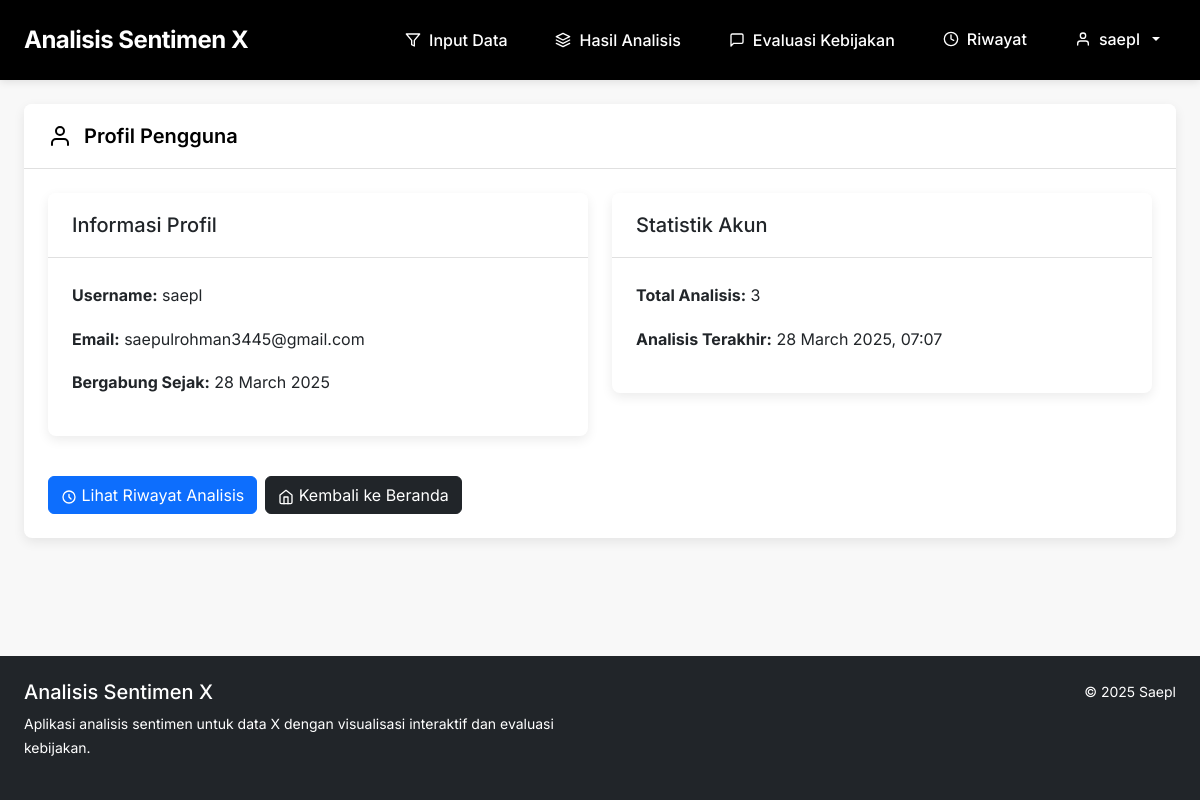
The app's page /profile (signed in), older data.
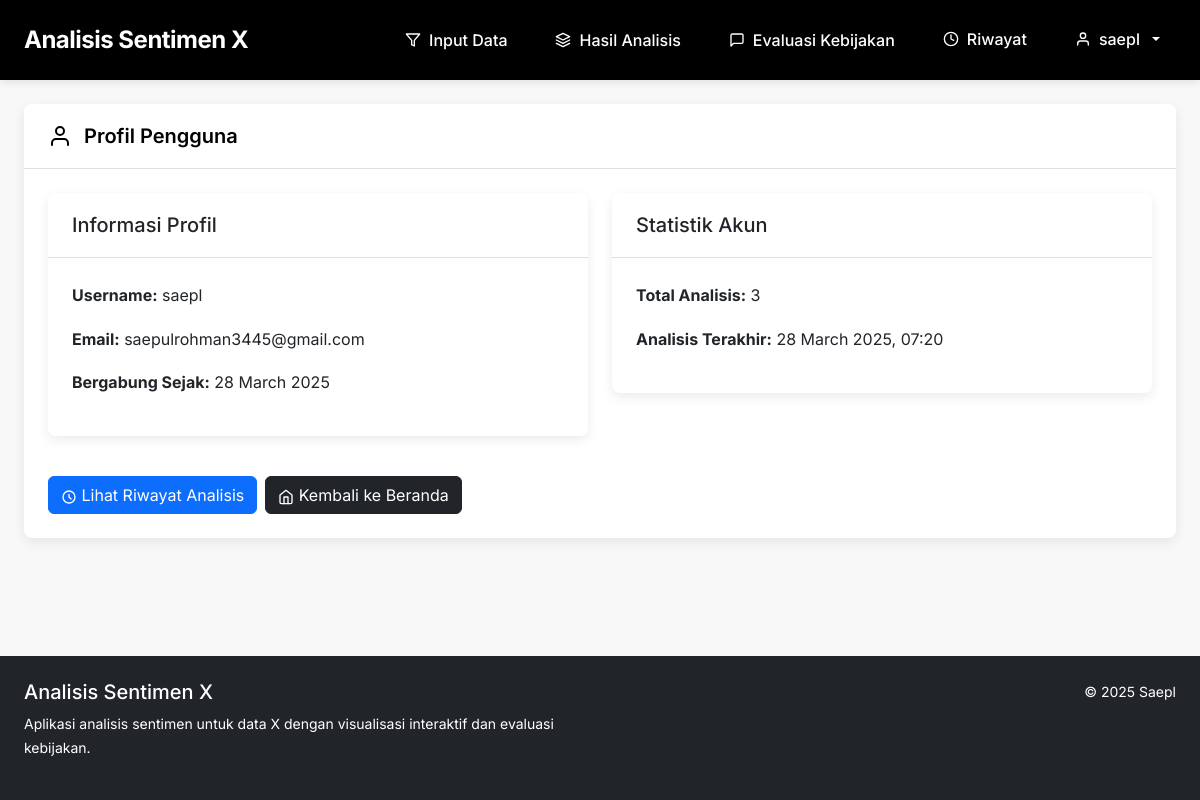
The same page, newer data.
### app/models/database.py (models this page shows, shortened)
class AnalysisHistory(db.Model):
    id = db.Column(db.Integer, primary_key=True)
    title = db.Column(db.String(128), nullable=False)
    description = db.Column(db.Text, nullable=True)
    created_at = db.Column(db.DateTime, default=datetime.utcnow)
    file_path = db.Column(db.String(256), nullable=True)
    result_file_path = db.Column(db.String(256), nullable=True)
    total_tweets = db.Column(db.Integer, default=0)
    positive_count = db.Column(db.Integer, default=0)
    neutral_count = db.Column(db.Integer, default=0)
    negative_count = db.Column(db.Integer, default=0)
    positive_percent = db.Column(db.Float, default=0)
    neutral_percent = db.Column(db.Float, default=0)
    negative_percent = db.Column(db.Float, default=0)
    top_hashtags = db.Column(db.Text, nullable=True)  # Stored as JSON
    top_topics = db.Column(db.Text, nullable=True)    # Stored as JSON
    sentiment_plot = db.Column(db.Text, nullable=True)  # Base64 encoded image
    user_id = db.Column(db.Integer, db.ForeignKey('user.id'), nullable=False)

### app/routes/auth_routes.py (the view)
@auth_bp.route('/profile')
@login_required
def profile():
    last_analysis = None
    if current_user.histories.count() > 0:
        last_analysis = current_user.histories.order_by(AnalysisHistory.created_at.desc()).first()
    return render_template('auth/profile.html', title='Profil', last_analysis=last_analysis)

### app/models/database.py (called while the page is built)
@login_manager.user_loader
def load_user(user_id):
    return User.query.get(int(user_id))

### app/templates/auth/profile.html (shortened to what this page needs)
{% extends "base.html" %}
{% block content %}
<div class="card">
    <div class="card-header">
        <svg xmlns="http://www.w3.org/2000/svg" width="24" height="24" viewBox="0 0 24 24" fill="none" stroke="currentColor" stroke-width="2" stroke-linecap="round" stroke-linejoin="round"><path d="M20 21v-2a4 4 0 0 0-4-4H8a4 4 0 0 0-4 4v2"></path><circle cx="12" cy="7" r="4"></circle></svg>
        <h2 class="card-title">Profil Pengguna</h2>
    </div>
    <div class="card-body">
        <div class="row">
            <div class="col-md-6">
                <div class="card mb-4">
                    <div class="card-header">
                        <h5 class="mb-0">Informasi Profil</h5>
                    </div>
                    <div class="card-body">
                        <p><strong>Username:</strong> {{ current_user.username }}</p>
                        <p><strong>Email:</strong> {{ current_user.email }}</p>
                        <p><strong>Bergabung Sejak:</strong> {{ current_user.created_at.strftime('%d %B %Y') }}</p>
                    </div>
                </div>
            </div>
            <div class="col-md-6">
                <div class="card mb-4">
                    <div class="card-header">
                        <h5 class="mb-0">Statistik Akun</h5>
                    </div>
                    <div class="card-body">
                        <p><strong>Total Analisis:</strong> {{ current_user.histories.count() }}</p>
                        <p><strong>Analisis Terakhir:</strong>
                            {% if last_analysis %}
                                {{ last_analysis.created_at.strftime('%d %B %Y, %H:%M') }}
                            {% else %}
                                Belum ada analisis
                            {% endif %}
                        </p>
                    </div>
                </div>
            </div>
        </div>
        <div class="d-flex mt-3">
            <a href="{{ url_for('history.index') }}" class="btn btn-primary me-2">
                <svg xmlns="http://www.w3.org/2000/svg" width="16" height="16" viewBox="0 0 24 24" fill="none" stroke="currentColor" stroke-width="2" stroke-linecap="round" stroke-linejoin="round"><path d="M12 8v4l3 3m6-3a9 9 0 1 1-18 0 9 9 0 0 1 18 0z"></path></svg>
                Lihat Riwayat Analisis
            </a>
            <a href="{{ url_for('main.index') }}" class="btn btn-dark">
                <svg xmlns="http://www.w3.org/2000/svg" width="16" height="16" viewBox="0 0 24 24" fill="none" stroke="currentColor" stroke-width="2" stroke-linecap="round" stroke-linejoin="round"><path d="M3 9l9-7 9 7v11a2 2 0 0 1-2 2H5a2 2 0 0 1-2-2z"></path><polyline points="9 22 9 12 15 12 15 22"></polyline></svg>
                Kembali ke Beranda
            </a>
        </div>
    </div>
</div>
{% endblock %}

Row changes from the older to the newer data that the page shows:
no longer on this page (row unchanged): AnalysisHistory: created_at "28 March 2025, 07:07"
now on this page (row edited): AnalysisHistory: created_at "28 March 2025, 07:20"
